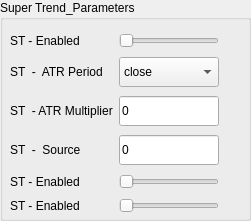
              <widget class="QGroupBox" name="grpBox_ST_parametersIndi">
               <property name="geometry">
                <rect>
                 <x>20</x>
                 <y>40</y>
                 <width>251</width>
                 <height>221</height>
                </rect>
               </property>
               <property name="title">
                <string>Super Trend_Parameters</string>
               </property>
               <widget class="QWidget" name="layoutWidget">
                <property name="geometry">
                 <rect>
                  <x>10</x>
                  <y>30</y>
                  <width>241</width>
                  <height>188</height>
                 </rect>
                </property>
                <layout class="QGridLayout" name="gridLayout_14">
                 <item row="0" column="0">
                  <widget class="QLabel" name="lblMptEnabled_3">
                   <property name="text">
                    <string>ST - Enabled</string>
                   </property>
                  </widget>
                 </item>
                 <item row="0" column="1">
                  <widget class="QSlider" name="hSlider_SELL_IndicatorEnabled_3">
                   <property name="maximum">
                    <number>5</number>
                   </property>
                   <property name="orientation">
                    <enum>Qt::Horizontal</enum>
                   </property>
                  </widget>
                 </item>
                 <item row="1" column="0">
                  <widget class="QLabel" name="lblMptAppliedPrice">
                   <property name="text">
                    <string>ST  -  ATR Period</string>
                   </property>
                  </widget>
                 </item>
                 <item row="1" column="1">
                  <widget class="QComboBox" name="drpMptAppliedPrice">
                   <property name="minimumSize">
                    <size>
                     <width>0</width>
                     <height>30</height>
                    </size>
                   </property>
                   <item>
                    <property name="text">
                     <string>close</string>
                    </property>
                   </item>
                   <item>
                    <property name="text">
                     <string>open</string>
                    </property>
                   </item>
                   <item>
                    <property name="text">
                     <string>high</string>
                    </property>
                   </item>
                   <item>
                    <property name="text">
                     <string>low</string>
                    </property>
                   </item>
                   <item>
                    <property name="text">
                     <string>HL2</string>
                    </property>
                   </item>
                   <item>
                    <property name="text">
                     <string>HLC3</string>
                    </property>
                   </item>
                   <item>
                    <property name="text">
                     <string>OHLC</string>
                    </property>
                   </item>
                  </widget>
                 </item>
                 <item row="1" column="2">
                  <spacer name="horizontalSpacer_11">
                   <property name="orientation">
                    <enum>Qt::Horizontal</enum>
                   </property>
                   <property name="sizeHint" stdset="0">
                    <size>
                     <width>40</width>
                     <height>20</height>
                    </size>
                   </property>
                  </spacer>
                 </item>
                 <item row="2" column="0">
                  <widget class="QLabel" name="lblMptShortMaPeriod">
                   <property name="text">
                    <string>ST  - ATR Multiplier</string>
                   </property>
                  </widget>
                 </item>
                 <item row="2" column="1">
                  <widget class="QLineEdit" name="txtMptShortEmaPeriod">
                   <property name="minimumSize">
                    <size>
                     <width>0</width>
                     <height>30</height>
                    </size>
                   </property>
                   <property name="text">
                    <string>0</string>
                   </property>
                  </widget>
                 </item>
                 <item row="3" column="0">
                  <widget class="QLabel" name="lblMptLongMaPeriod">
                   <property name="text">
                    <string>ST  -  Source</string>
                   </property>
                  </widget>
                 </item>
                 <item row="3" column="1">
                  <widget class="QLineEdit" name="txtMptLongEmaPeriod">
                   <property name="minimumSize">
                    <size>
                     <width>0</width>
                     <height>30</height>
                    </size>
                   </property>
                   <property name="text">
                    <string>0</string>
                   </property>
                  </widget>
                 </item>
                 <item row="4" column="0">
                  <widget class="QLabel" name="lblMptEnabled_5">
                   <property name="text">
                    <string>ST - Enabled</string>
                   </property>
                  </widget>
                 </item>
                 <item row="4" column="1">
                  <widget class="QSlider" name="hSlider_SELL_IndicatorEnabled_6">
                   <property name="maximum">
                    <number>5</number>
                   </property>
                   <property name="orientation">
                    <enum>Qt::Horizontal</enum>
                   </property>
                  </widget>
                 </item>
                 <item row="5" column="0">
                  <widget class="QLabel" name="lblMptEnabled_6">
                   <property name="text">
                    <string>ST - Enabled</string>
                   </property>
                  </widget>
                 </item>
                 <item row="5" column="1">
                  <widget class="QSlider" name="hSlider_SELL_IndicatorEnabled_7">
                   <property name="maximum">
                    <number>5</number>
                   </property>
                   <property name="orientation">
                    <enum>Qt::Horizontal</enum>
                   </property>
                  </widget>
                 </item>
                </layout>
               </widget>
              </widget>
